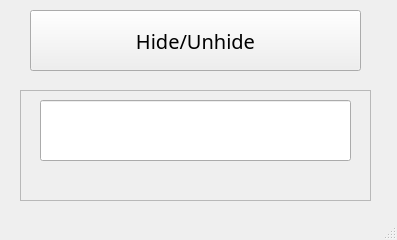
<?xml version="1.0" encoding="UTF-8"?>
<ui version="4.0">
 <class>MainWindow</class>
 <widget class="QMainWindow" name="MainWindow">
  <property name="geometry">
   <rect>
    <x>0</x>
    <y>0</y>
    <width>397</width>
    <height>240</height>
   </rect>
  </property>
  <property name="windowTitle">
   <string>MainWindow</string>
  </property>
  <widget class="QWidget" name="centralwidget">
   <widget class="QPushButton" name="pushButton">
    <property name="geometry">
     <rect>
      <x>30</x>
      <y>10</y>
      <width>331</width>
      <height>61</height>
     </rect>
    </property>
    <property name="font">
     <font>
      <family>D2Coding</family>
      <pointsize>15</pointsize>
      <weight>50</weight>
      <bold>false</bold>
     </font>
    </property>
    <property name="text">
     <string>Hide/Unhide</string>
    </property>
   </widget>
   <widget class="QFrame" name="frame">
    <property name="geometry">
     <rect>
      <x>20</x>
      <y>90</y>
      <width>351</width>
      <height>111</height>
     </rect>
    </property>
    <property name="frameShape">
     <enum>QFrame::StyledPanel</enum>
    </property>
    <property name="frameShadow">
     <enum>QFrame::Raised</enum>
    </property>
    <widget class="QLineEdit" name="lineEdit">
     <property name="geometry">
      <rect>
       <x>20</x>
       <y>10</y>
       <width>311</width>
       <height>61</height>
      </rect>
     </property>
    </widget>
    <widget class="QWidget" name="formLayoutWidget">
     <property name="geometry">
      <rect>
       <x>-40</x>
       <y>-140</y>
       <width>461</width>
       <height>311</height>
      </rect>
     </property>
     <layout class="QFormLayout" name="formLayout"/>
    </widget>
   </widget>
  </widget>
  <widget class="QMenuBar" name="menubar">
   <property name="geometry">
    <rect>
     <x>0</x>
     <y>0</y>
     <width>397</width>
     <height>21</height>
    </rect>
   </property>
  </widget>
  <widget class="QStatusBar" name="statusbar"/>
 </widget>
 <resources/>
 <connections/>
</ui>
